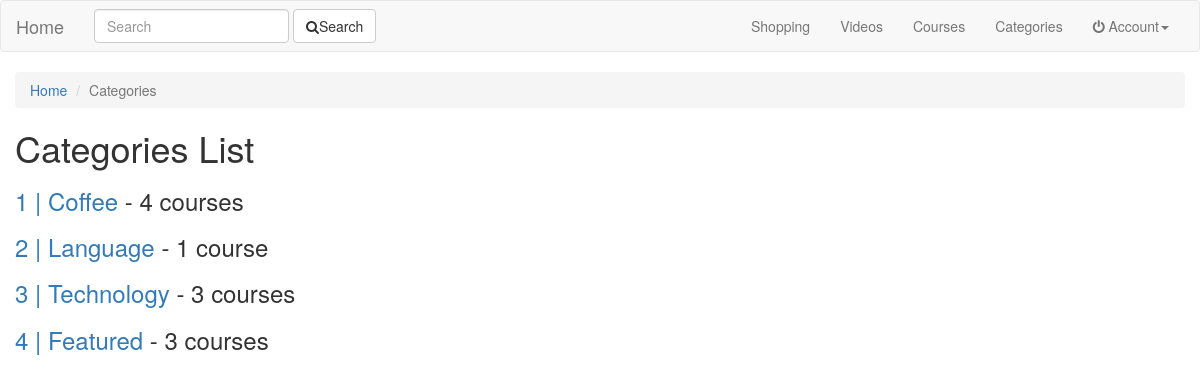
Page /categories/ on the earlier database version.
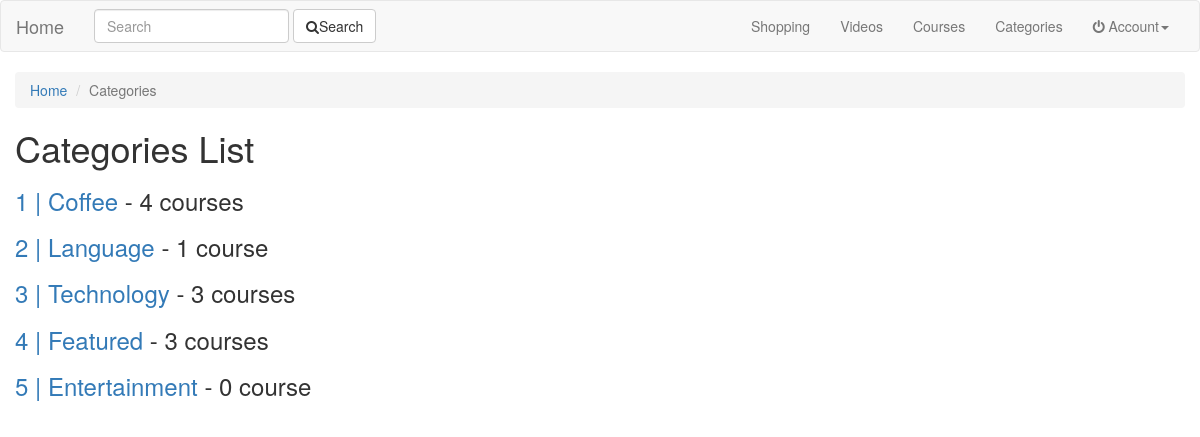
Same page on the later database version.
### categories/models.py (models this page shows, shortened)
class Category(models.Model):
	video 		= models.ForeignKey(Video, null=True, blank=True)
	title 		= models.CharField(max_length=120)
	slug 		= models.SlugField(blank=True)
	description = models.TextField()
	active 		= models.BooleanField(default=True)
	updated 	= models.DateTimeField(auto_now=True)
	timestamp 	= models.DateTimeField(auto_now_add=True)
	objects = CategoryManager()
	class Meta:
		verbose_name = "Category"
		verbose_name_plural = "Categories"
	def get_absolute_url(self):
		return reverse("categories:detail", kwargs={"slug": self.slug})

### categories/views.py (the view)
class CategoryListView(ListView):
	queryset = Category.objects.all()

### courses/models.py (called while the page is built)
	def get_queryset(self):
		return CourseQuerySet(self.model, using=self._db)

### search/templatetags/search_form.py (called while the page is built)
@register.inclusion_tag("search/snippets/search_form.html")
def search_form(request, navbar=False):
	return {"request": request, "navbar": navbar}

### categories/templates/categories/category_list.html
{% extends 'base.html' %} {% block title %} Videos List | {{ block.super }} {% endblock %} {% block content %}
<ol class="breadcrumb">
  <li><a href="{% url 'home' %}">Home</a></li>
  <li class="active">Categories</li>
</ol>
<h1>Categories List</h1>
{% for category in object_list %}
<h3>
    <a href="{{ category.get_absolute_url }}">{{ category.id }} | {{ category.title }}</a> - {{ category.courses_length }}{% if category.courses_length > 1 %} courses {% else %} course {% endif %}
</h3>
{% endfor %} {% endblock %}

Differences in the rows shown:
added Category: id "5", title "Entertainment", courses_length "0"
